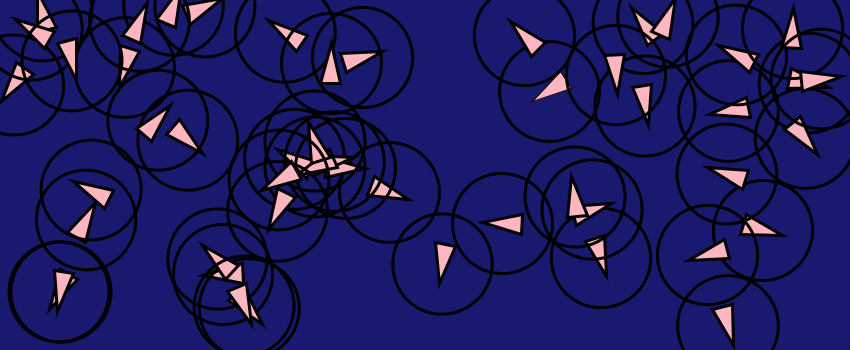
Frame 1 (no input)
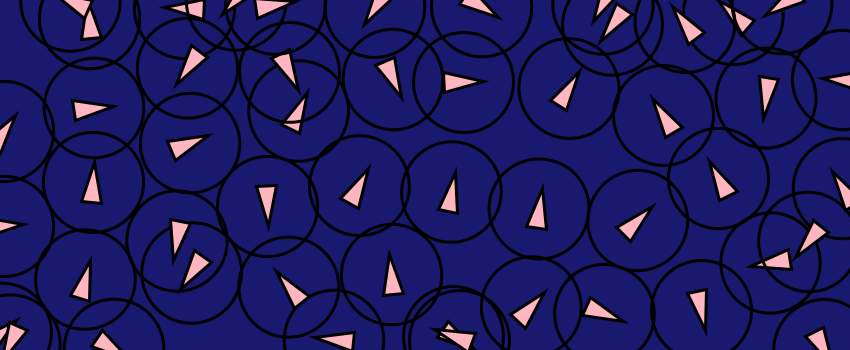
Frame 60 (the mouse pressed at the canvas centre just before this capture)
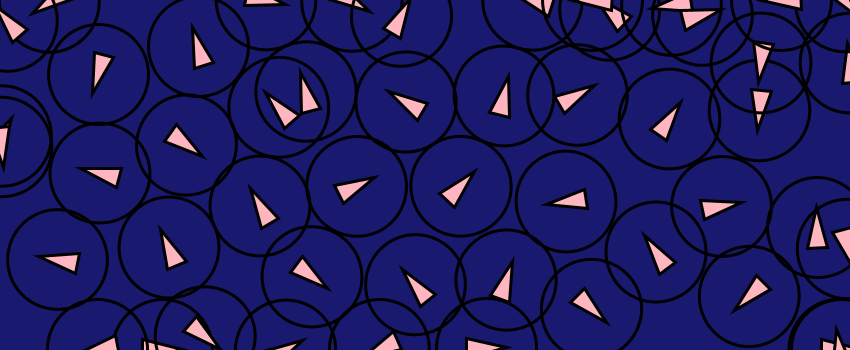
Frame 120 (the mouse held since frame 60 and released just before this capture)

The Processing sketch that drew these frames (run headless with seeded random() and noise(); from frame 60 on, the mouse is pressed at the canvas centre):

// Processing sketch: CSeparate
// ── CSeparate.pde
ArrayList<Vehicle> m;
final color blue = color(25, 25, 112);
final color pink = color(255, 182, 193);


void setup() {
  size(850, 350);
  surface.setLocation(2200, -600);
  m= new ArrayList<Vehicle>();
  for(int i=0; i<50; i++){
    m.add(new Vehicle());
  }
}

void draw() {
  background(blue);

  for(int i=0; i<m.size(); i++){
    m.get(i).separate(m);
    m.get(i).step();
    m.get(i).passEdges();
    m.get(i).display();
  }
}

// ── Vehicle.pde
class Vehicle {
  PVector location;
  PVector velocity;
  PVector acceleration;
  float maxSpeed;
  float maxForce;
  float heading;
  float slowDownDistance;
  float desiredSeperation;
  float desiredCohesion;
  float mass; 

  Vehicle() {
    location = new PVector(random(width), random(height));
    velocity = new PVector(0, 0);  
    acceleration = new PVector(0, 0); 
    maxSpeed = 10;
    maxForce = 0.6;
    heading = 0;
    slowDownDistance = 200;
    desiredSeperation = 100;
    desiredCohesion = 200;
    mass = 2;
  }

  Vehicle(float x, float y) {
    location = new PVector(x, y);
    velocity = new PVector(0, 0);  
    acceleration = new PVector(0, 0); 
    maxSpeed = 10;
    maxForce = 0.6;
    heading = 0;
    slowDownDistance = 200;
    desiredSeperation = 50;
    desiredCohesion = 200;
    mass = random(1, 4);
  }

  void applyForce(PVector force) {
    PVector f = PVector.div(force, mass);
    acceleration.add(f);
  }
  
  void separate(ArrayList<Vehicle> others){
    PVector desiredVelocity = new PVector(0,0);
    PVector steering;
    int count=0;
    //for every OTHER vehicle within a distance calculate 
    //a desired velocity away from that vehicle
    for(Vehicle v: others){
      //calculate the average desired velocity
      PVector diff = PVector.sub(location, v.location);
      float distance = diff.mag();
      if(distance < desiredSeperation && distance > 0){
        diff.limit(maxSpeed);
        desiredVelocity.add(diff);
        count++;
      }
    }
    if(count !=0){
      desiredVelocity.div(count);
      desiredVelocity.limit(maxSpeed); 
      
    //calculate the steering force
    steering = PVector.sub(desiredVelocity, velocity); 
    steering.limit(maxForce);
    //apply this force
    this.applyForce(steering);
    }
  }
  
  void cohesion(ArrayList<Vehicle> others){
    PVector desiredVelocity = new PVector(0,0);
    PVector steering;
    int count=0;
    //for every OTHER vehicle within a distance calculate 
    //a desired velocity towards from that vehicle
    for(Vehicle v: others){
      //calculate the average desired velocity
      PVector diff = PVector.sub(v.location, location);
      float distance = diff.mag();
      if(distance < desiredCohesion && distance > 0){
        diff.limit(maxSpeed);
        desiredVelocity.add(diff);
        count++;
      }
    }
    if(count !=0){
      desiredVelocity.div(count);
      desiredVelocity.limit(maxSpeed); 
      
    //calculate the steering force
    steering = PVector.sub(desiredVelocity, velocity); 
    steering.limit(maxForce);
    //apply this force
    this.applyForce(steering);
    }
  }
  

  void seek(PVector target) {
    //1. calculate desired velocity by taking the difference between
    //target and current location using v3 = PVector.sub(v1, v2);
    PVector desired = PVector.sub(target, location);

    // Calculate the distance to the target
    float distance = desired.mag();
    //2. limit the desired velocity to maxSpeed using .limit(value)
    if (distance > slowDownDistance) {
      desired.limit(maxSpeed);
    } else {
      float speed = map(distance, 0, slowDownDistance, 0, maxSpeed);
      desired.limit(speed);
    }
    //3. Calculate the steering force by taking the difference between
    // the desired velocity - current velocity
    PVector steeringForce = PVector.sub(desired, velocity);
    //4. limit the steering force to maxForce using .limit(value)
    steeringForce.limit(maxForce);
    //5. apply the force to the vehicle using applyforce()
    this.applyForce(steeringForce);
  }

  void step() { 
    velocity.add(acceleration);
    velocity.limit(maxSpeed);
    location.add(velocity);
    heading = velocity.heading();
    acceleration = new PVector(0, 0);
  }

  void bounceOnEdges() {
    if (location.x>width || location.x<0) velocity.x *= -1;
    if (location.y>height || location.y<0) velocity.y *= -1;
  }

  void passEdges() {
    if (location.x>width) location.x = 0;
    if (location.y>height) location.y =0;
    if (location.x<0) location.x = width;
    if (location.y<0) location.y = height;
  }

  void display() {
    fill(pink);
    pushMatrix();
    translate(location.x, location.y);
    rotate(heading);
    triangle(-mass*10, -mass*5, -mass*10, mass*5, mass*10, 0);
    strokeWeight(3);
    stroke(0);
    noFill();
    ellipse(0,0, desiredSeperation, desiredSeperation);
    popMatrix();
  }
}
